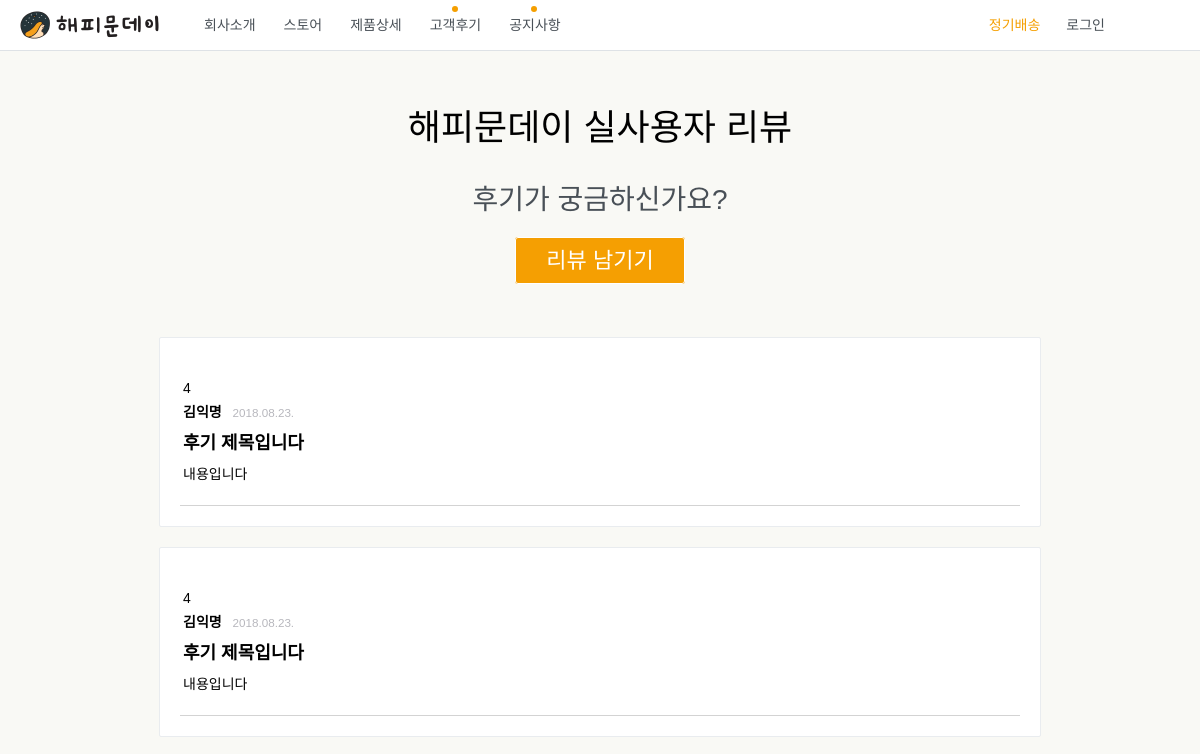
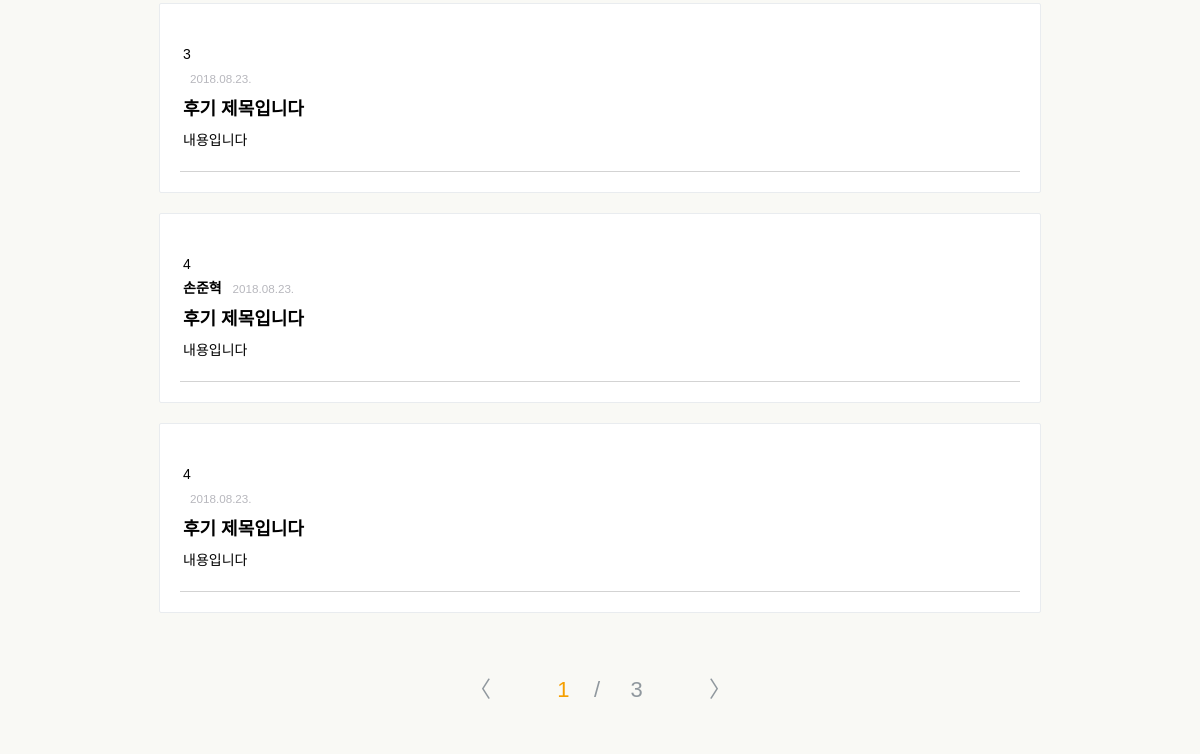
The page /review/ (upper part) on the database as committed earlier (2 pictures, top to bottom).
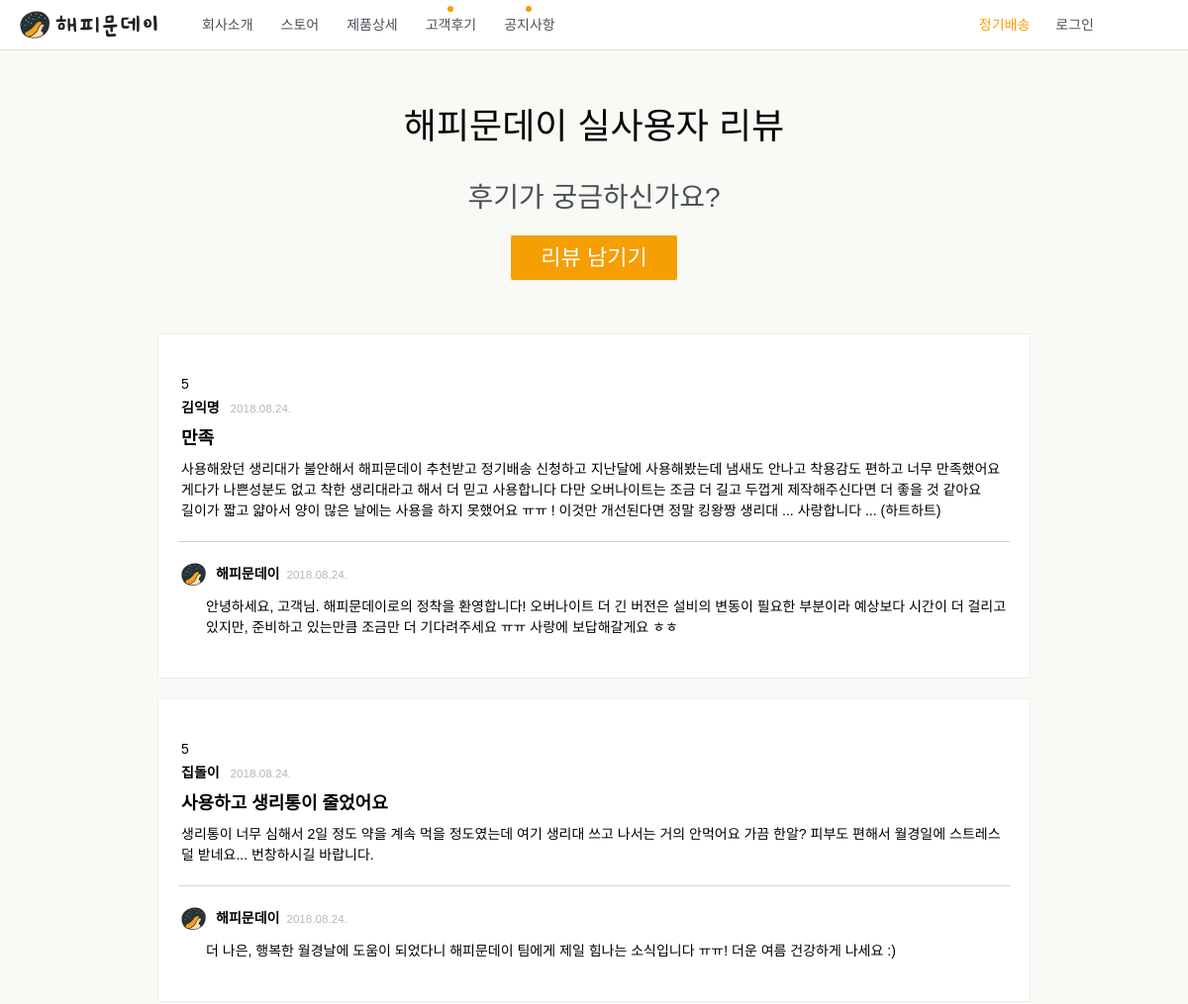
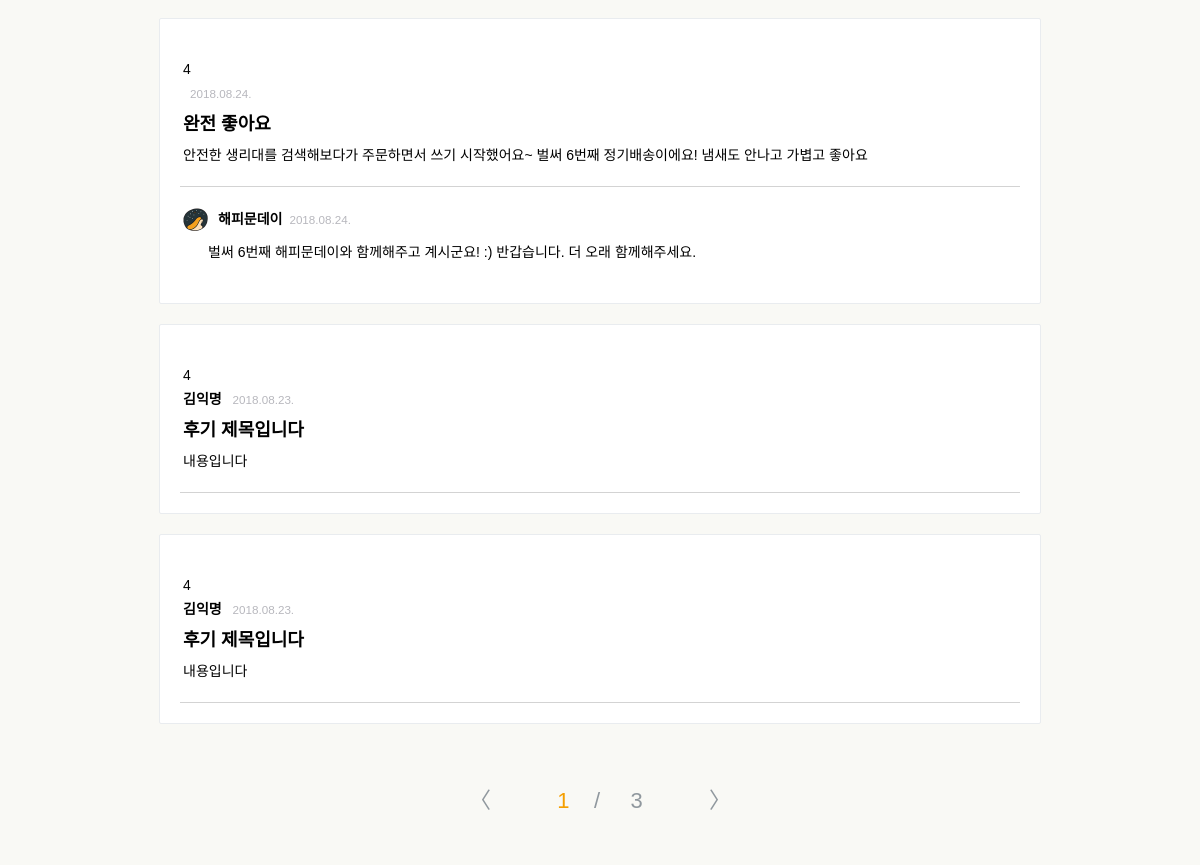
The same page on the database as committed later (2 pictures, top to bottom).
### reviews/models.py (models this page shows, shortened)
class Review(models.Model):
    STAR_CHOICES = (
        (1, 1), (2, 2), (3, 3), (4, 4), (5, 5),
    )
    user = models.ForeignKey(settings.AUTH_USER_MODEL, on_delete=models.CASCADE)
    star = models.IntegerField(choices=STAR_CHOICES)
    title = models.CharField(max_length=100)
    content = models.TextField()
    created_at = models.DateTimeField(auto_now_add=True)
    updated_at = models.DateTimeField(auto_now=True)

class Review_Comment(models.Model):
    review = models.ForeignKey(Review, on_delete=models.CASCADE,) #related_name="comment_set"
    author = models.ForeignKey(settings.AUTH_USER_MODEL, on_delete=models.CASCADE)
    message = models.TextField()
    created_at = models.DateTimeField(auto_now_add=True)
    updated_at = models.DateTimeField(auto_now=True)

### accounts/models.py (models this page shows)
class Information(models.Model):
    user = models.OneToOneField(settings.AUTH_USER_MODEL, on_delete=models.CASCADE)
    name = models.CharField(max_length=100)
    email = models.CharField(max_length=100)
    birth_year = models.IntegerField(blank=True)
    birth_month = models.IntegerField(blank=True)
    birth_day = models.IntegerField(blank=True)
    channel = models.CharField(max_length=100)
    referral_code = models.CharField(max_length=100)
    created_at = models.DateTimeField(auto_now_add=True)
    updated_at = models.DateTimeField(auto_now=True)

### reviews/views.py (the view)
# urls.py: path('', views.review_list, name='review_list'),
def review_list(request):
    all_reviews = Review.objects.all()
    all_reviews = all_reviews.order_by('-id')
    paginator = Paginator(all_reviews, 5)
    page = request.GET.get('page')
    reviews = paginator.get_page(page)
    ctx = {
        'reviews': reviews,
    }
    return render(request, 'reviews/review_list.html', ctx)

### reviews/templates/reviews/review_list.html (shortened to what this page needs)
{% extends 'base.html' %}
{% load static %}
{% load el_pagination_tags %}
{% block css %}
    <link rel="stylesheet" href="/static/css/reviews/review_list.css">
{% endblock %}
{% block main %}
<div class="top">
    <h1>해피문데이 실사용자 리뷰</h1>
    <h2>후기가 궁금하신가요?</h2>
    <a class="btn-review" href="{% url 'reviews:review_create' %}">리뷰 남기기</a>
</div>
<div class="reviews_container_pagination">
    {% for review in reviews %}
        <div class="reviewAndcomment">
            <div class="review">
                <ul>
                    <li>{{ review.star }}</li>
                    <li><b>{{ review.user.information.name }}</b> <small>{{ review.created_at |date:"Y.m.d."}}</small></li>
                    <li id="review_title">{{ review.title }} </li>
                    <li>{{ review.content }}</li>
                </ul>
            </div>
            <div class="comment">
                {% for comment in review.review_comment_set.all %}
                    <ul>
                        <li class="superuser">
                            <img id="logo_symbol" src="{% static 'images/logo_symbol_happymoonday.png' %}">
                            <b>해피문데이</b><small>{{ comment.created_at |date:"Y.m.d."}}</small>
                        </li>
                        <li class="superuser_message">{{ comment.message }}</li>
                    </ul>
                {% endfor %}
            </div>
        </div>
    {% endfor %}
</div>
<div class="pages">
    <span class="step-links">
        {% if reviews.has_previous %}
            <a href="?page={{ reviews.previous_page_number }}"> 〈 </a>
        {% else %}
            <a> 〈 </a>
        {% endif %}
        <span class="current">
            <span class="current_now">{{ reviews.number }}</span>  &nbsp; &nbsp;/  &nbsp; &nbsp; {{ reviews.paginator.num_pages }}
        </span>
        {% if reviews.has_next %}
            <a href="?page={{ reviews.next_page_number }}"> 〉 </a>
        {% else %}
            <a> 〉 </a>
        {% endif %}
    </span>
</div>
{% endblock %}

Rows that differ between the two databases and show on the page:
no longer on this page (row unchanged): Review: star "3", created_at "2018.08.23.", title "후기 제목입니다", content "내용입니다"
no longer on this page (row unchanged): Review: star "4", user.information.name "손준혁", created_at "2018.08.23.", title "후기 제목입니다", content "내용입니다"
no longer on this page (row unchanged): Review: star "4", created_at "2018.08.23.", title "후기 제목입니다", content "내용입니다"
added Review: star "5", user.information.name "김익명", created_at "2018.08.24.", title "만족", content "사용해왔던 생리대가 불안해서 해피문데이 추천받고 정기배송 신청하고 지난달에 사용해봤는데 냄새도 안나고 착용감도 편하고 너무 만족했어요 게다가 나쁜성분도 없고 착한 생리대라고 해서 더 믿고 사용합니다 다만 오버나이트는 조금 더 길고 두껍게 제작해주신다면 더 좋을 것 같아요 길이가 짧고 얇아서 양이 많은 날에는 사용을 하지 못했어요 ㅠㅠ ! 이것만 개선된다면 정말 킹왕짱 생리대 ... 사랑합니다 ... (하트하트)"
added Review_Comment: created_at "2018.08.24.", message "안녕하세요, 고객님. 해피문데이로의 정착을 환영합니다! 오버나이트 더 긴 버전은 설비의 변동이 필요한 부분이라 예상보다 시간이 더 걸리고 있지만, 준비하고 있는만큼 조금만 더 기다려주세요 ㅠㅠ 사랑에 보답해갈게요 ㅎㅎ", shown under "5"
added Review: star "5", user.information.name "집돌이", created_at "2018.08.24.", title "사용하고 생리통이 줄었어요", content "생리통이 너무 심해서 2일 정도 약을 계속 먹을 정도였는데 여기 생리대 쓰고 나서는 거의 안먹어요 가끔 한알? 피부도 편해서 월경일에 스트레스 덜 받네요... 번창하시길 바랍니다."
added Review_Comment: created_at "2018.08.24.", message "더 나은, 행복한 월경날에 도움이 되었다니 해피문데이 팀에게 제일 힘나는 소식입니다 ㅠㅠ! 더운 여름 건강하게 나세요 :)", shown under "5"
added Review: star "4", created_at "2018.08.24.", title "완전 좋아요", content "안전한 생리대를 검색해보다가 주문하면서 쓰기 시작했어요~ 벌써 6번째 정기배송이에요! 냄새도 안나고 가볍고 좋아요"
added Review_Comment: created_at "2018.08.24.", message "벌써 6번째 해피문데이와 함께해주고 계시군요! :) 반갑습니다. 더 오래 함께해주세요.", shown under "4"
